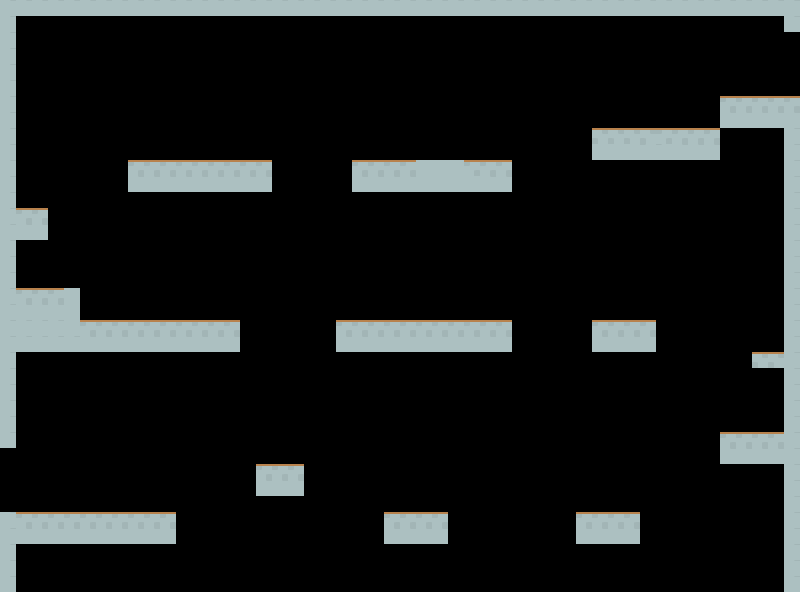

A level layout from a 2D game, rendered from its tile map. Below: a short description, then the map file with its tile-grid data intact:
An orthogonal 50x37 tile map with 16x16 px tiles, 1 tile layer (Capa de Patrones 1).

<map version="1.2" tiledversion="1.2.0" orientation="orthogonal" renderorder="right-down" width="50" height="37" tilewidth="16" tileheight="16" infinite="0" nextlayerid="2" nextobjectid="1">
 <tileset firstgid="1" source="../assets/scenarios/patrones 16x16.tsx" />
 <layer id="1" name="Capa de Patrones 1" width="50" height="37">
  <data encoding="csv">
2147488847,2147488847,2147488847,2147488847,2147488847,2147488847,2147488847,2147488847,2147488847,2147488847,2147488847,2147488847,2147488847,2147488847,2147488847,2147488847,2147488847,2147488847,2147488847,2147488847,2147488847,2147488847,2147488847,2147488847,2147488847,2147488847,2147488847,2147488847,2147488847,2147488847,2147488847,2147488847,2147488847,2147488847,2147488847,2147488847,2147488847,2147488847,2147488847,2147488847,2147488847,2147488847,2147488847,2147488847,2147488847,2147488847,2147488847,2147488847,2147488847,2147488847,
2147488847,0,0,0,0,0,0,0,0,0,0,0,0,0,0,0,0,0,0,0,0,0,0,0,0,0,0,0,0,0,0,0,0,0,0,0,0,0,0,0,0,0,0,0,0,0,0,0,0,2147488847,
2147488847,0,0,0,0,0,0,0,0,0,0,0,0,0,0,0,0,0,0,0,0,0,0,0,0,0,0,0,0,0,0,0,0,0,0,0,0,0,0,0,0,0,0,0,0,0,0,0,0,0,
2147488847,0,0,0,0,0,0,0,0,0,0,0,0,0,0,0,0,0,0,0,0,0,0,0,0,0,0,0,0,0,0,0,0,0,0,0,0,0,0,0,0,0,0,0,0,0,0,0,0,0,
2147488847,0,0,0,0,0,0,0,0,0,0,0,0,0,0,0,0,0,0,0,0,0,0,0,0,0,0,0,0,0,0,0,0,0,0,0,0,0,0,0,0,0,0,0,0,0,0,0,0,0,
2147488847,0,0,0,0,0,0,0,0,0,0,0,0,0,0,0,0,0,0,0,0,0,0,0,0,0,0,0,0,0,0,0,0,0,0,0,0,0,0,0,0,0,0,0,0,0,0,0,0,0,
2147488847,0,0,0,0,0,0,0,0,0,0,0,0,0,0,0,0,0,0,0,0,0,0,0,0,0,0,0,0,0,0,0,0,0,0,0,0,0,0,0,0,0,0,0,0,2147488742,2147488742,2147488742,2147488742,2147488742,
2147488847,0,0,0,0,0,0,0,0,0,0,0,0,0,0,0,0,0,0,0,0,0,0,0,0,0,0,0,0,0,0,0,0,0,0,0,0,0,0,0,0,0,0,0,0,2147488847,2147488847,2147488847,2147488847,2147488847,
2147488847,0,0,0,0,0,0,0,0,0,0,0,0,0,0,0,0,0,0,0,0,0,0,0,0,0,0,0,0,0,0,0,0,0,0,0,0,5094,5094,5094,5094,2147488742,2147488742,2147488742,2147488742,0,0,0,0,2147488847,
2147488847,0,0,0,0,0,0,0,0,0,0,0,0,0,0,0,0,0,0,0,0,0,0,0,0,0,0,0,0,0,0,0,0,0,0,0,0,3516,3516,3516,5199,5199,2147488847,2147488847,2147488847,0,0,0,0,2147488847,
2147488847,0,0,0,0,0,0,0,2147488742,2147488742,2147488742,2147488742,2147488742,2147488742,2147488742,2147488742,2147488742,0,0,0,0,0,2147488742,2147488742,2147488742,2147488742,3939,3939,3939,2147488742,2147488742,2147488742,0,0,0,0,0,0,0,0,0,0,0,0,0,0,0,0,0,2147488847,
2147488847,0,0,0,0,0,0,0,2147488847,2147488847,2147488847,2147488847,2147488847,2147488847,2147488847,2147488847,2147488847,0,0,0,0,0,2147488847,2147488847,2147488847,2147488847,3939,3939,3939,3939,2147488847,2147488847,0,0,0,0,0,0,0,0,0,0,0,0,0,0,0,0,0,2147488847,
2147488847,0,0,0,0,0,0,0,0,0,0,0,0,0,0,0,0,0,0,0,0,0,0,0,0,0,0,0,0,0,0,0,0,0,0,0,0,0,0,0,0,0,0,0,0,0,0,0,0,2147488847,
2147488847,2147488742,2147488742,0,0,0,0,0,0,0,0,0,0,0,0,0,0,0,0,0,0,0,0,0,0,0,0,0,0,0,0,0,0,0,0,0,0,0,0,0,0,0,0,0,0,0,0,0,0,2147488847,
2147488847,2147488847,2147488847,0,0,0,0,0,0,0,0,0,0,0,0,0,0,0,0,0,0,0,0,0,0,0,0,0,0,0,0,0,0,0,0,0,0,0,0,0,0,0,0,0,0,0,0,0,0,2147488847,
2147488847,0,0,0,0,0,0,0,0,0,0,0,0,0,0,0,0,0,0,0,0,0,0,0,0,0,0,0,0,0,0,0,0,0,0,0,0,0,0,0,0,0,0,0,0,0,0,0,0,2147488847,
2147488847,0,0,0,0,0,0,0,0,0,0,0,0,0,0,0,0,0,0,0,0,0,0,0,0,0,0,0,0,0,0,0,0,0,0,0,0,0,0,0,0,0,0,0,0,0,0,0,0,2147488847,
2147488847,0,0,0,0,0,0,0,0,0,0,0,0,0,0,0,0,0,0,0,0,0,0,0,0,0,0,0,0,0,0,0,0,0,0,0,0,0,0,0,0,0,0,0,0,0,0,0,0,2147488847,
2147488847,2147488742,2147488742,2147488742,3939,0,0,0,0,0,0,0,0,0,0,0,0,0,0,0,0,0,0,0,0,0,0,0,0,0,0,0,0,0,0,0,0,0,0,0,0,0,0,0,0,0,0,0,0,2147488847,
2147488847,2147488847,2147488847,2147488847,3939,0,0,0,0,0,0,0,0,0,0,0,0,0,0,0,0,0,0,0,0,0,0,0,0,0,0,0,0,0,0,0,0,0,0,0,0,0,0,0,0,0,0,0,0,2147488847,
2147488847,2147488847,2147488847,2147488847,3939,2147488742,2147488742,2147488742,2147488742,2147488742,2147488742,2147488742,2147488742,2147488742,2147488742,0,0,0,0,0,0,2147488742,2147488742,2147488742,2147488742,2147488742,2147488742,2147488742,2147488742,2147488742,2147488742,2147488742,0,0,0,0,0,2147488742,2147488742,2147488742,2147488742,0,0,0,0,0,0,0,0,2147488847,
2147488847,2147488847,2147488847,2147488847,2147488847,2147488847,2147488847,2147488847,2147488847,2147488847,2147488847,2147488847,2147488847,2147488847,2147488847,0,0,0,0,0,0,2147488847,2147488847,2147488847,2147488847,2147488847,2147488847,2147488847,2147488847,2147488847,2147488847,2147488847,0,0,0,0,0,2147488847,2147488847,2147488847,2147488847,0,0,0,0,0,0,0,0,2147488847,
2147488847,0,0,0,0,0,0,0,0,0,0,0,0,0,0,0,0,0,0,0,0,0,0,0,0,0,0,0,0,0,0,0,0,0,0,0,0,0,0,0,0,0,0,0,0,0,0,5094,5094,2147488847,
2147488847,0,0,0,0,0,0,0,0,0,0,0,0,0,0,0,0,0,0,0,0,0,0,0,0,0,0,0,0,0,0,0,0,0,0,0,0,0,0,0,0,0,0,0,0,0,0,0,0,2147488847,
2147488847,0,0,0,0,0,0,0,0,0,0,0,0,0,0,0,0,0,0,0,0,0,0,0,0,0,0,0,0,0,0,0,0,0,0,0,0,0,0,0,0,0,0,0,0,0,0,0,0,2147488847,
2147488847,0,0,0,0,0,0,0,0,0,0,0,0,0,0,0,0,0,0,0,0,0,0,0,0,0,0,0,0,0,0,0,0,0,0,0,0,0,0,0,0,0,0,0,0,0,0,0,0,2147488847,
2147488847,0,0,0,0,0,0,0,0,0,0,0,0,0,0,0,0,0,0,0,0,0,0,0,0,0,0,0,0,0,0,0,0,0,0,0,0,0,0,0,0,0,0,0,0,0,0,0,0,2147488847,
2147488847,0,0,0,0,0,0,0,0,0,0,0,0,0,0,0,0,0,0,0,0,0,0,0,0,0,0,0,0,0,0,0,0,0,0,0,0,0,0,0,0,0,0,0,0,2147488742,2147488742,2147488742,2147488742,2147488847,
0,0,0,0,0,0,0,0,0,0,0,0,0,0,0,0,0,0,0,0,0,0,0,0,0,0,0,0,0,0,0,0,0,0,0,0,0,0,0,0,0,0,0,0,0,2147488847,2147488847,2147488847,2147488847,2147488847,
0,0,0,0,0,0,0,0,0,0,0,0,0,0,0,0,2147488742,2147488742,2147488742,0,0,0,0,0,0,0,0,0,0,0,0,0,0,0,0,0,0,0,0,0,0,0,0,0,0,0,0,0,0,2147488847,
0,0,0,0,0,0,0,0,0,0,0,0,0,0,0,0,2147488847,2147488847,2147488847,0,0,0,0,0,0,0,0,0,0,0,0,0,0,0,0,0,0,0,0,0,0,0,0,0,0,0,0,0,0,2147488847,
0,0,0,0,0,0,0,0,0,0,0,0,0,0,0,0,0,0,0,0,0,0,0,0,0,0,0,0,0,0,0,0,0,0,0,0,0,0,0,0,0,0,0,0,0,0,0,0,0,2147488847,
2147488847,2147488742,2147488742,2147488742,2147488742,2147488742,2147488742,2147488742,2147488742,2147488742,2147488742,0,0,0,0,0,0,0,0,0,0,0,0,0,2147488742,2147488742,2147488742,2147488742,0,0,0,0,0,0,0,0,2147488742,2147488742,2147488742,2147488742,0,0,0,0,0,0,0,0,0,2147488847,
2147488847,2147488847,2147488847,2147488847,2147488847,2147488847,2147488847,2147488847,2147488847,2147488847,2147488847,0,0,0,0,0,0,0,0,0,0,0,0,0,2147488847,2147488847,2147488847,2147488847,0,0,0,0,0,0,0,0,2147488847,2147488847,2147488847,2147488847,0,0,0,0,0,0,0,0,0,2147488847,
2147488847,0,0,0,0,0,0,0,0,0,0,0,0,0,0,0,0,0,0,0,0,0,0,0,0,0,0,0,0,0,0,0,0,0,0,0,0,0,0,0,0,0,0,0,0,0,0,0,0,2147488847,
2147488847,0,0,0,0,0,0,0,0,0,0,0,0,0,0,0,0,0,0,0,0,0,0,0,0,0,0,0,0,0,0,0,0,0,0,0,0,0,0,0,0,0,0,0,0,0,0,0,0,2147488847,
2147488847,0,0,0,0,0,0,0,0,0,0,0,0,0,0,0,0,0,0,0,0,0,0,0,0,0,0,0,0,0,0,0,0,0,0,0,0,0,0,0,0,0,0,0,0,0,0,0,0,2147488847
</data>
 </layer>
</map>
